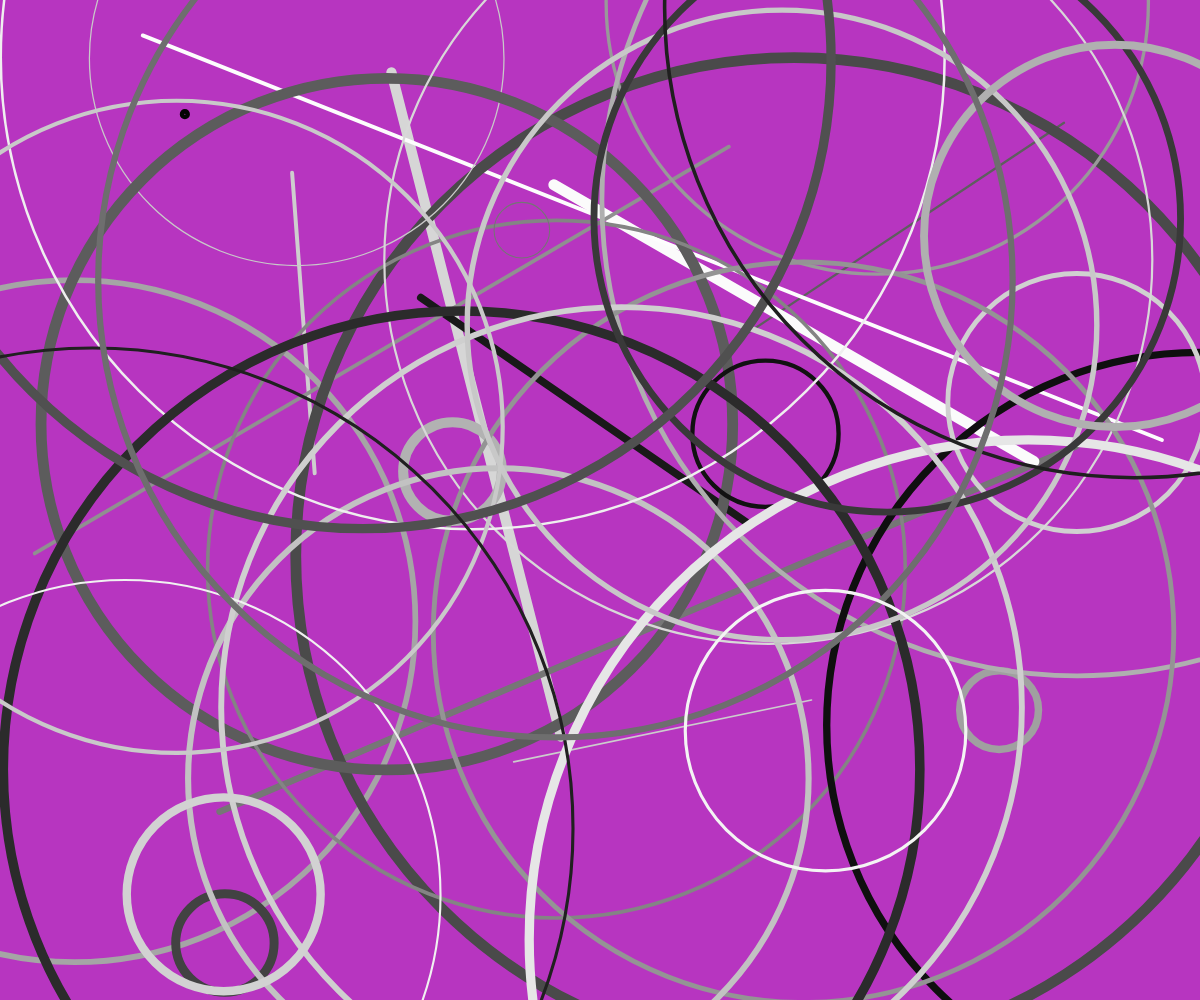
Frame 1 (no input)
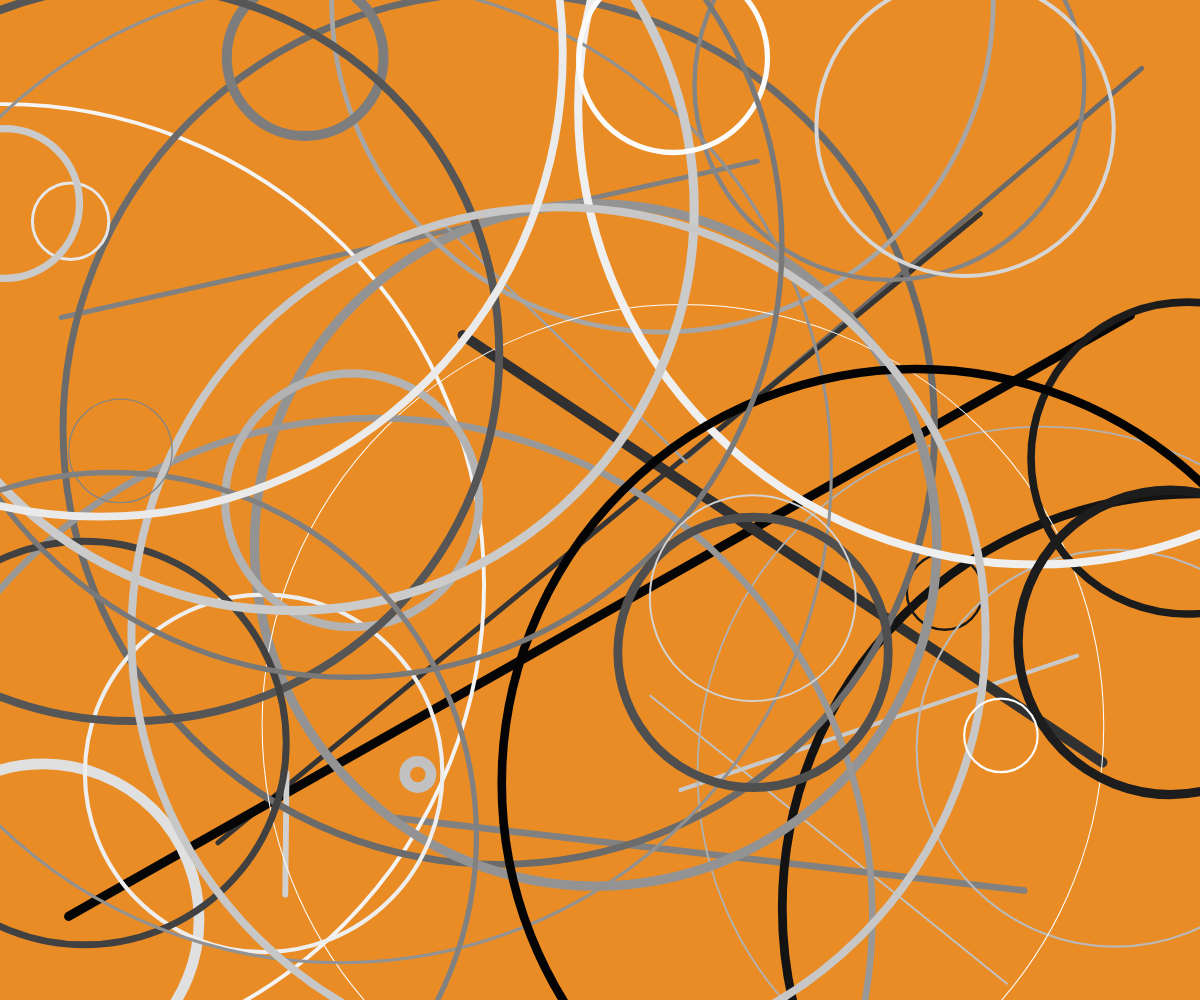
Frame 60 (no input)
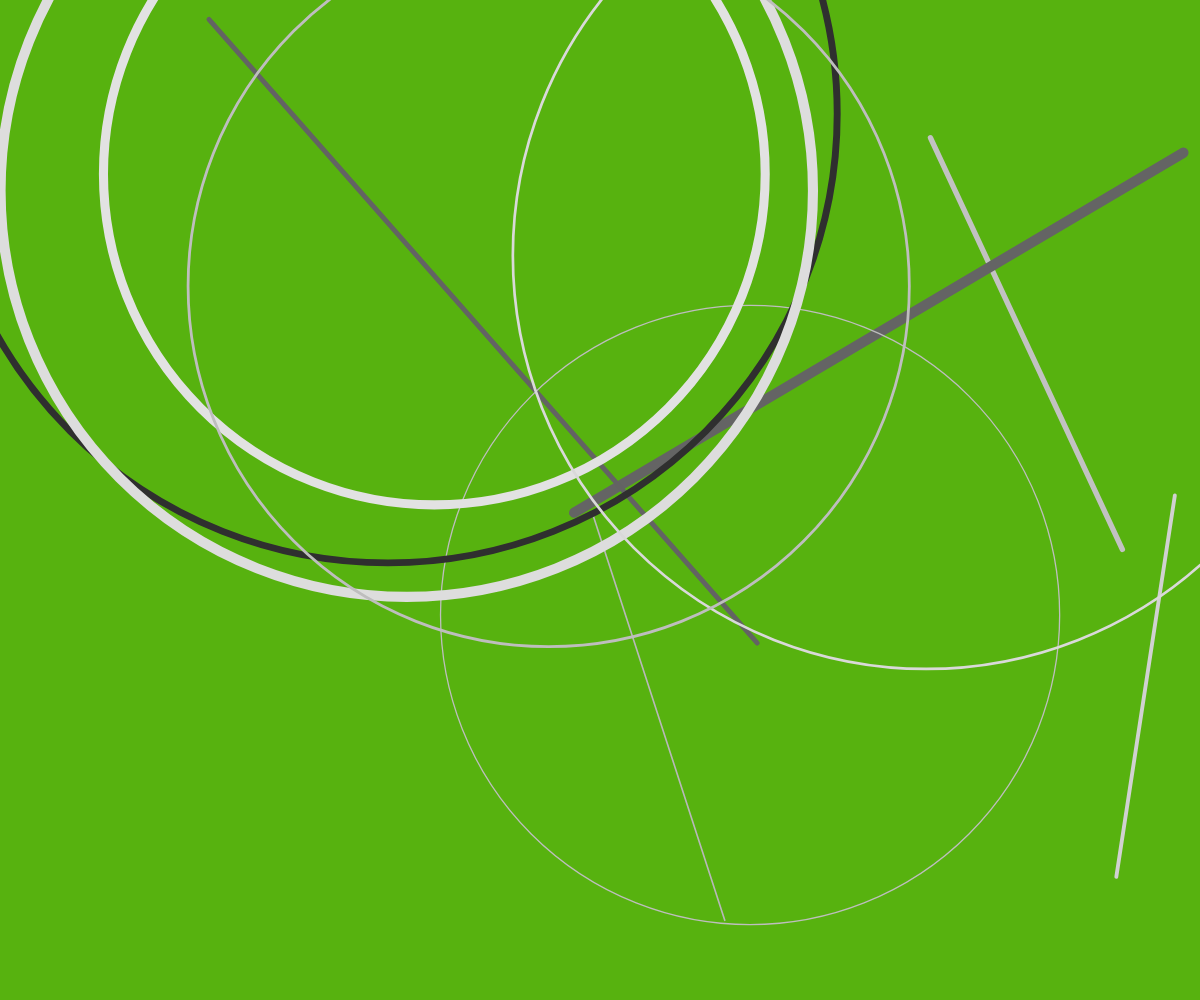
Frame 120 (the mouse pressed at the canvas centre since frame 60)

The p5.js sketch that drew these frames (run headless with seeded random() and noise() and a simulated clock; from frame 60 on, the mouse is pressed at the canvas centre):

// p5.js sketch
// ── sketch.js
function setup() {
	createCanvas(windowWidth, windowHeight);
}

function draw() {
	let rando1 = random(0, 256);
	let rando2 = random(0, 256);
	let rando3 = random(0, 256);
	background(rando1, rando2, rando3);

	for (let i = 0; i < random(0, 256); i++) {
		stroke(random(0, 256));
		strokeWeight(random(1, 11));
		let x1 = random(0, windowWidth);
		let y1 = random(0, windowHeight);
		let x2 = random(0, windowWidth);
		let y2 = random(0, windowHeight);
		line(x1, y1, x2, y2);
	}

	for (let i = 0; i < random(0, 256); i++) {
		stroke(random(0, 256));
		strokeWeight(random(1, 11));
		let x = random(0, windowWidth);
		let y = random(0, windowHeight);
		let dTemp = windowWidth < windowHeight ? windowWidth : windowHeight;
		let d = random(0, dTemp);
		noFill();
		circle(x, y, d);
	}
}
